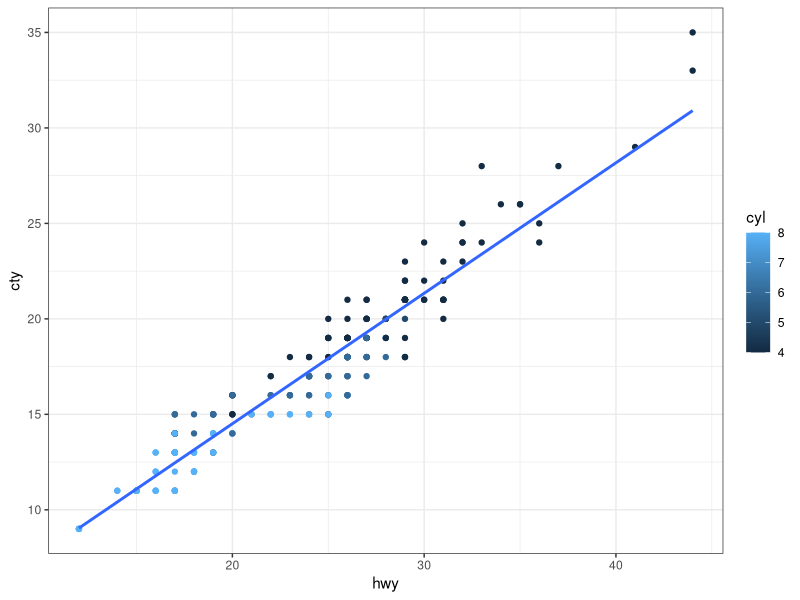
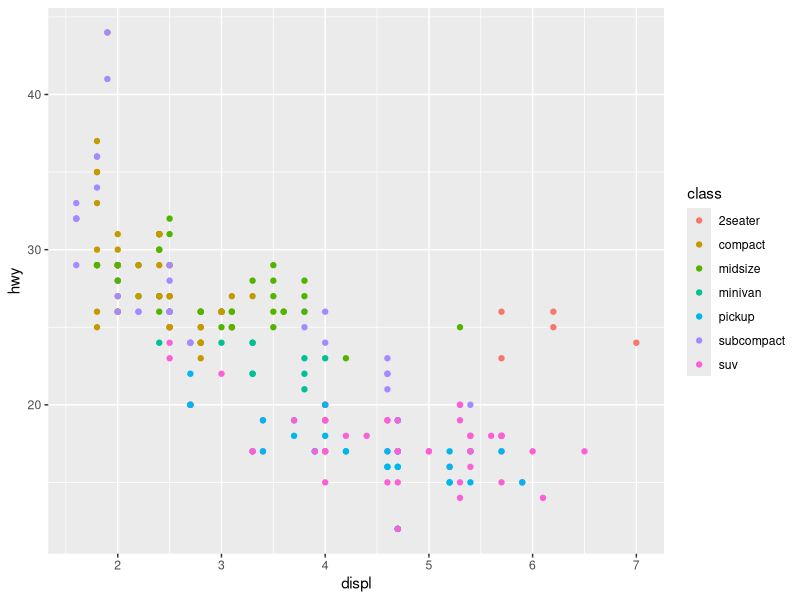
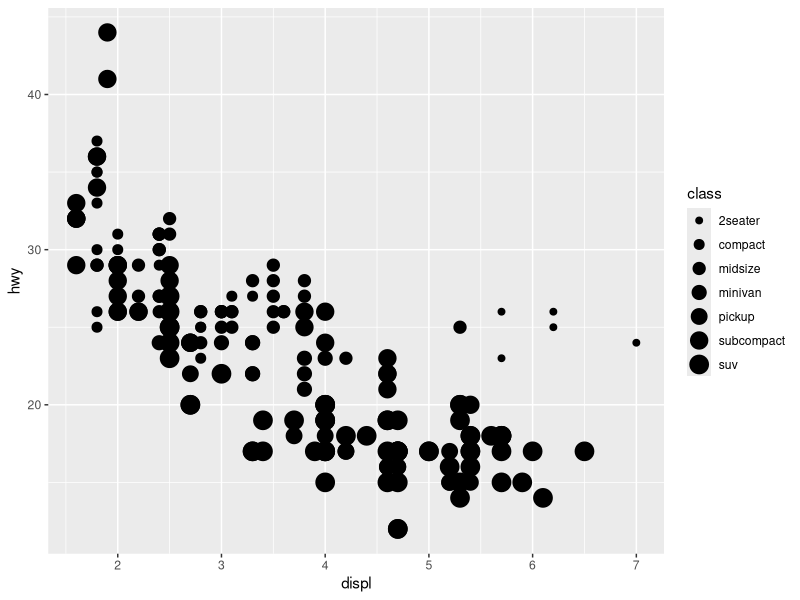
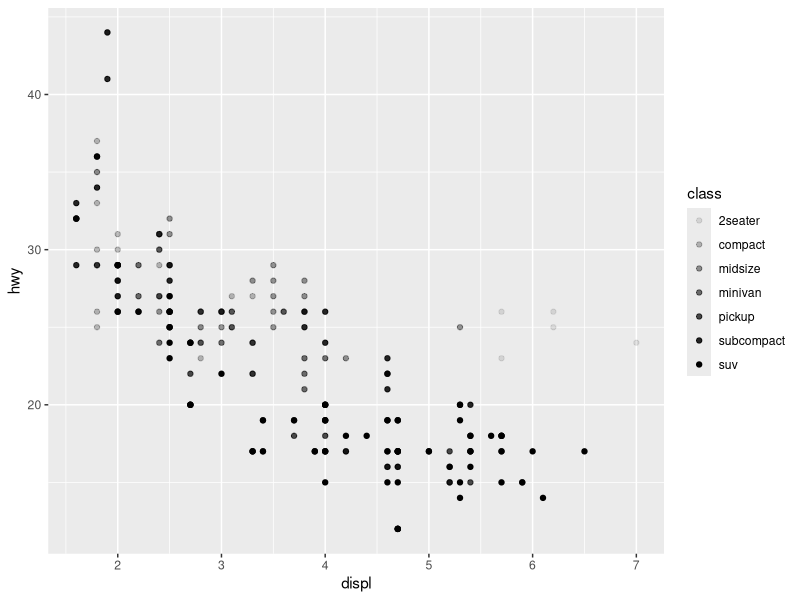
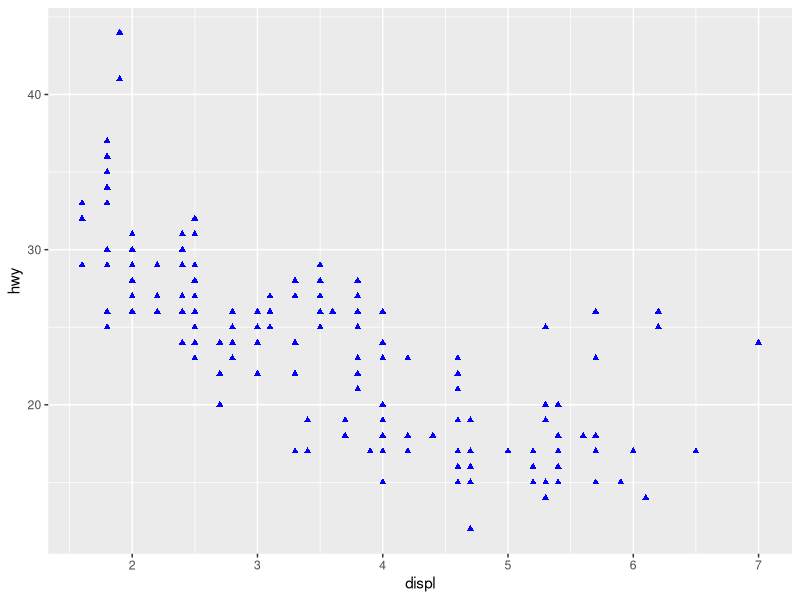
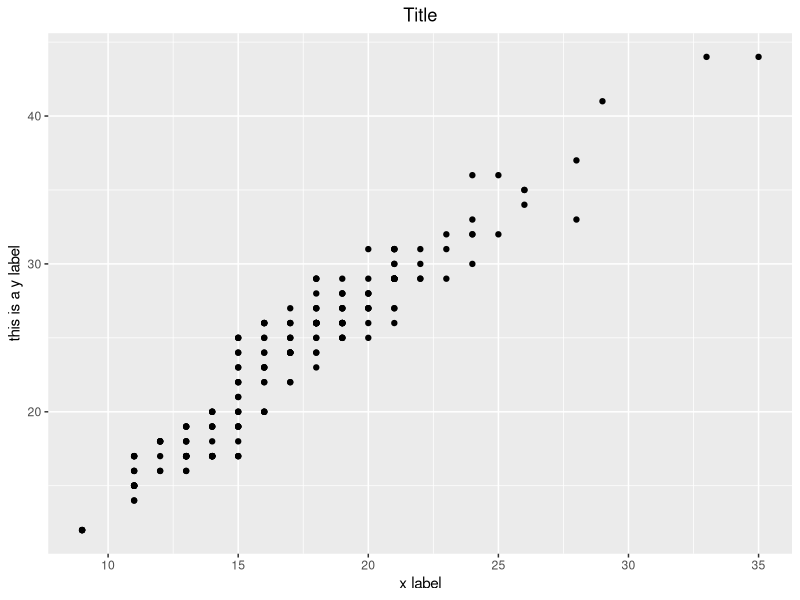
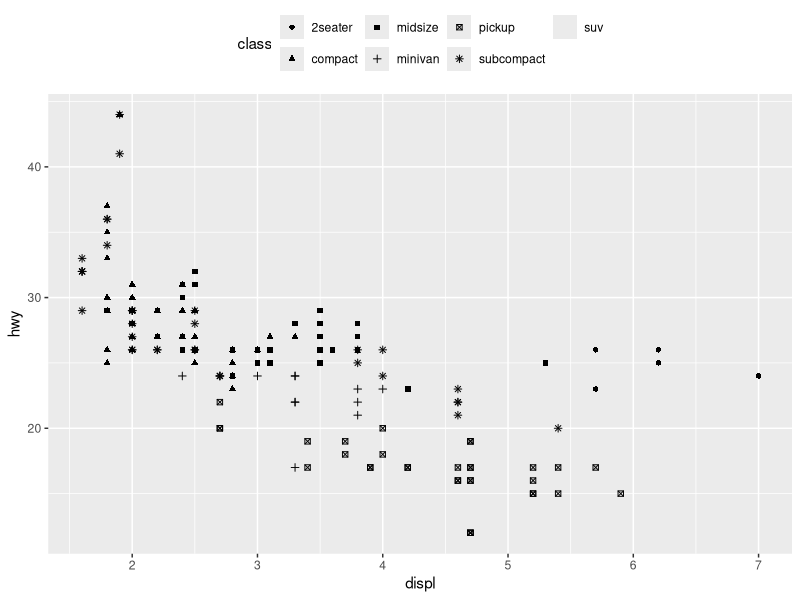
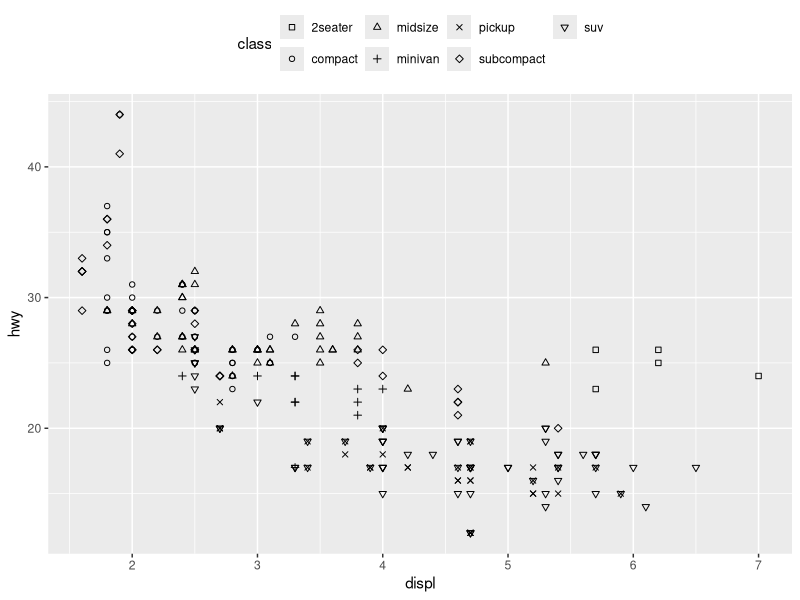

The R script that drew these images, in order:
## ---- chunk 1
# install package if needed 
# install.packages('ggplot2')
# install.packages('tidyverse')
## ---- chunk 2
# Load R packages
library(ggplot2)
library(tidyverse)

# ggplot2 documentation https://ggplot2.tidyverse.org/reference/

## ---- chunk 3
# Load built-in dataset mpg into the environment (https://ggplot2.tidyverse.org/reference/mpg.html)
data(mpg)

## ---- chunk 4
# Look at the data
head(mpg)

mpg

## ---- chunk 5
# ggplot2 structure
# ggplot is based on 'grammar of graphics'
# Start with defining the data (e.g. ggplot(mpg...))
# Add layers and element with '+'
# Layers: geom, stat, mappings (aesthetics), etc can be added on top of one another
# Additional elements: color, theme, etc
# 
# Example

# Set plot size
options(repr.plot.width=6, repr.plot.height=3)

# Structured ggplot syntax
ggplot(mpg, aes(hwy, cty)) + # Use mpg data; define hwy and cty as variables inside aesthetics
 geom_point(aes(color = cyl)) + # Plot points segmented by cyl (defined inside aesthetics)
 geom_smooth(method ="lm", se = FALSE) + # Add elements (e.g. a trendline)
 scale_color_gradient() + # Add color element
 theme_bw() # Add theme

## ---- chunk 6
# Aesthetics
# Define extra features based on variables
# Options (available depending on the type of graph/function):
# x, y: e.g. ggplot(mpg, aes(hwy, cty))
# color
# size
# alpha
# shape
# linetype
# fill

# set color 
ggplot(data = mpg) + # Use mpg data
geom_point(mapping = aes(x = displ, y = hwy, color = class)) 
# Plot points; Define displ and hwy as variables inside aesthetics; 
# Segment points by color based on a third variable (class)

# set size 
# if a variable is not numerical, the size of each category in a variable will be based on the alphabetic order of the category names
ggplot(data = mpg) + # Use mpg data
geom_point(mapping = aes(x = displ, y = hwy, size = class))

# set transparency (alpha)
ggplot(data = mpg) + # Use mpg data
geom_point(mapping = aes(x = displ, y = hwy, alpha = class))

# set shape of data points 
ggplot(data = mpg) +# Use mpg data
geom_point(mapping = aes(x = displ, y = hwy), shape = 17, color = 'blue')

## ---- chunk 7
# Labels
# ggtitle('Title'): Add a main title above the plot
# xlab('x label'): Change the label on the x axis
# ylab('y label'): Change the label on the y axis
# labs(title = 'Title', x = 'x label', y = 'y label')

ggplot(mpg, aes(cty, hwy)) + 
geom_point() + 
ggtitle('Title') + 
xlab('x label') + 
ylab('this is a y label') + 
theme(plot.title = element_text(hjust = 0.5))

## ---- chunk 8
# Legends
# theme(legend.position = 'bottom'): Place legend at 'bottom', 'top', 'left', or 'right'

ggplot(data = mpg) +
geom_point(mapping = aes(x = displ, y = hwy, shape = class)) + 
theme(legend.position = 'top') 

# By default, R uses 6 different symbols. To use more than 6 symbols, use the scale_shape_manual() function
ggplot(data = mpg) +
geom_point(mapping = aes(x = displ, y = hwy, shape = class)) + 
theme(legend.position = 'top') + scale_shape_manual(values = seq(0,6))

# You can also specify particular shapes to be used
ggplot(data = mpg) +
geom_point(mapping = aes(x = displ, y = hwy, shape = class)) + 
theme(legend.position = 'top') + scale_shape_manual(values = c(1, 5, 10, 6, 22, 17, 4))

# See ggplot's documentation for a list of symbols and assigned numbers:
# https://ggplot2.tidyverse.org/articles/ggplot2-specs.html

## ---- chunk 9
# Histogram

# Plot histogram with counts
ggplot(mpg, aes(hwy)) + geom_histogram(binwidth = 3)

# Plot histogram with counts and color
ggplot(mpg, aes(hwy)) + geom_histogram(binwidth = 3, color = 'red', fill = 'blue')

# Plot histogram with percentage using 'stat(count)/sum(stat(count))'
ggplot(mpg, aes(x=hwy, y=stat(count)/sum(stat(count)))) + geom_histogram(binwidth=3) + ylab('Percentage')

## ---- chunk 10
# Density Plot
# A smoothed histogram: An alternative to the histogram for continuous variables
ggplot(mpg, aes(hwy)) + # basic
geom_density(kernel = 'gaussian') # add density plot as second layer

## ---- chunk 11
# Bar Chart

# Bar chart of count of class of cars
ggplot(mpg, aes(class)) + geom_bar()

# Bar chart of count of class of cars, colored by class 
ggplot(mpg) + geom_bar(mapping = aes(x = class, fill = class))

# Bar chart of count of class of cars, segmented by drv 
ggplot(mpg) + geom_bar(mapping = aes(x = class, fill = drv))

# Rotate labels
ggplot(mpg) + geom_bar(mapping = aes(x = class, fill = drv)) +
  theme(axis.text.x = element_text(angle = 90, vjust = 0.5, hjust=1))

# Bar chart showing total hwy of cars
# x-axis: class
# y-axis: sum of hwy for each class

ggplot(mpg, aes(class, hwy)) + geom_bar(stat = 'identity')

## ---- chunk 12
# stat_summary: Used to aggregate values by categorical variables 
# documentation: https://ggplot2.tidyverse.org/reference/stat_summary.html

# Bar chart of mean hwy values by class of cars 

# x-axis: class
# y-axis: mean of hwy for each class

ggplot(mpg, aes(class, hwy)) + stat_summary(fun="mean", geom="bar")

## ---- chunk 13
# Scatterplot
ggplot(mpg, aes(cty, hwy)) + geom_point()

# Zoom in with xlim() and ylim()
ggplot(mpg, aes(cty, hwy)) + geom_point() + xlim(20, 30) + ylim(25, 35)

## ---- chunk 14
# Boxplot

# vertical
ggplot(mpg, aes(class, hwy)) + geom_boxplot()

# horizontal (flip x an y variables)
ggplot(mpg, aes(hwy, class)) + geom_boxplot()

## ---- chunk 15
# Line Plot (use time-series data 'economics')

# x-axis: date
# y-axis: unemploy

ggplot(economics, aes(date, unemploy)) + geom_line()

# can put aes inside geom_line()
ggplot(economics) + geom_line(aes(date, unemploy))


## ---- chunk 16
# Line Plot for categorical data

# x-axis: class
# y-axis: average hwy

mpg2 = summarise(group_by(mpg, class), mean_hwy = mean(hwy, na.rm=TRUE))

ggplot(mpg2) + geom_line(aes(class, mean_hwy), group = 1)

# Scatterpot with line plot (aes inside ggplot is the formatting for plots)
ggplot(mpg2, aes(class, mean_hwy, color = mean_hwy)) + geom_point() + geom_line(group = 1)

# Scatterpot with line plot (put aes inside each function (geom_point, geom_line...) for specific formatting for individual plots)
ggplot(mpg2) + geom_point(aes(class, mean_hwy, size = mean_hwy)) + geom_line(aes(class, mean_hwy, color = mean_hwy), group = 1)

## ---- chunk 17
# Exercises: Use the 'mpg' data. 

# 1. Use the 'mpg' data. Create a boxplot of the distribution of hwy for each manufacturer.
# Which manufacturer has the outlier of the highest value?

ggplot(mpg, aes(manufacturer, hwy)) + geom_boxplot() + theme(axis.text.x = element_text(angle = 90, vjust = 0.5, hjust=1))

# Ans: Volkswagen

# 2. Use the 'mpg' data. Create a density plot of displ. How many peaks does the distribution of displ have?

ggplot(mpg, aes(displ)) + geom_density(kernel = 'gaussian') 


# Ans: 1

# 3. Use the 'mpg' data. Create a bar chart of counts of manufacturer. Segment each bar further by type of transmission (trans). For Dodge, which type of transmission is most common?

ggplot(mpg) + geom_bar(mapping = aes(x = manufacturer, fill = trans)) +
  theme(axis.text.x = element_text(angle = 90, vjust = 0.5, hjust=1))

# Ans: auto(I4)

